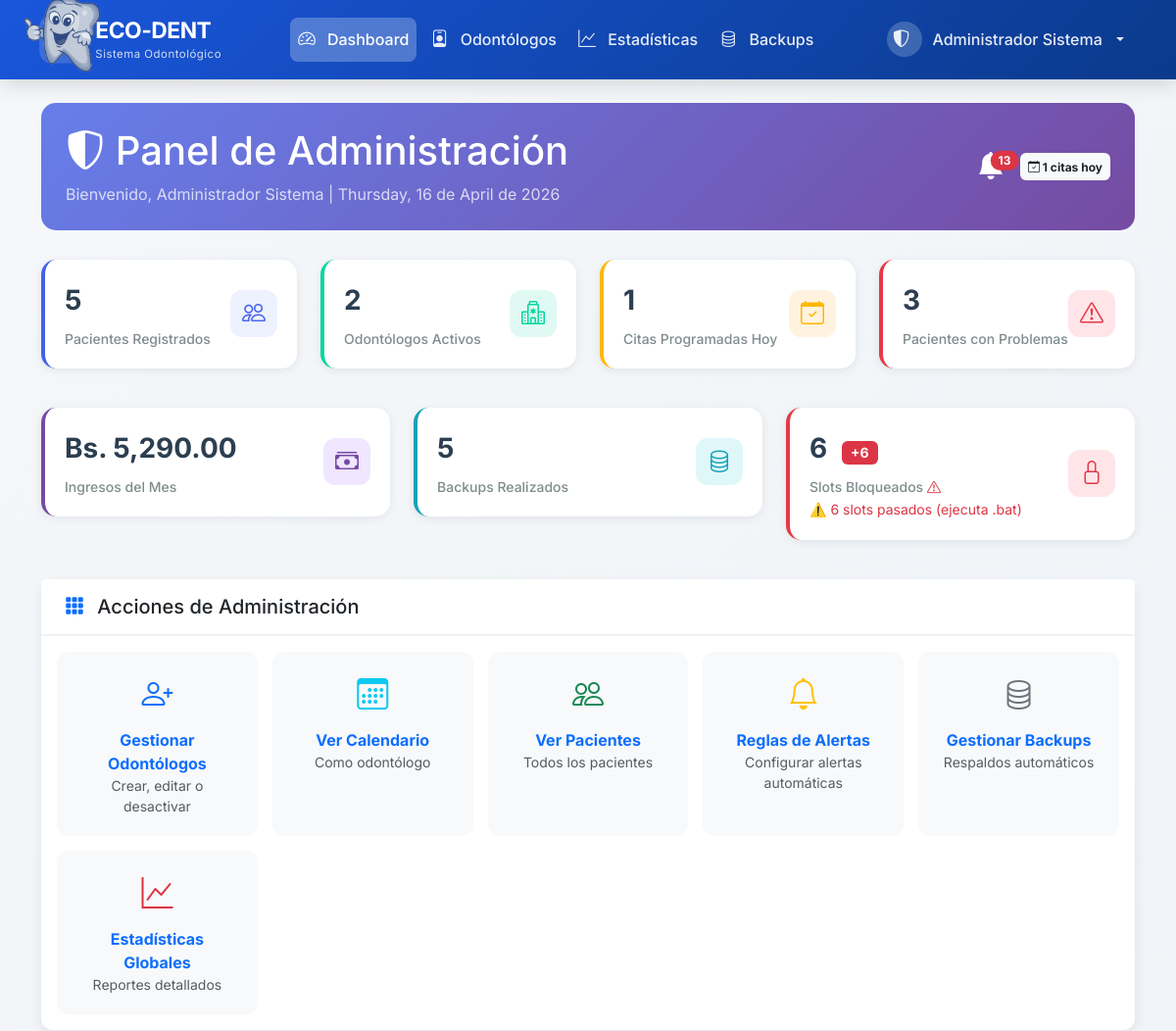
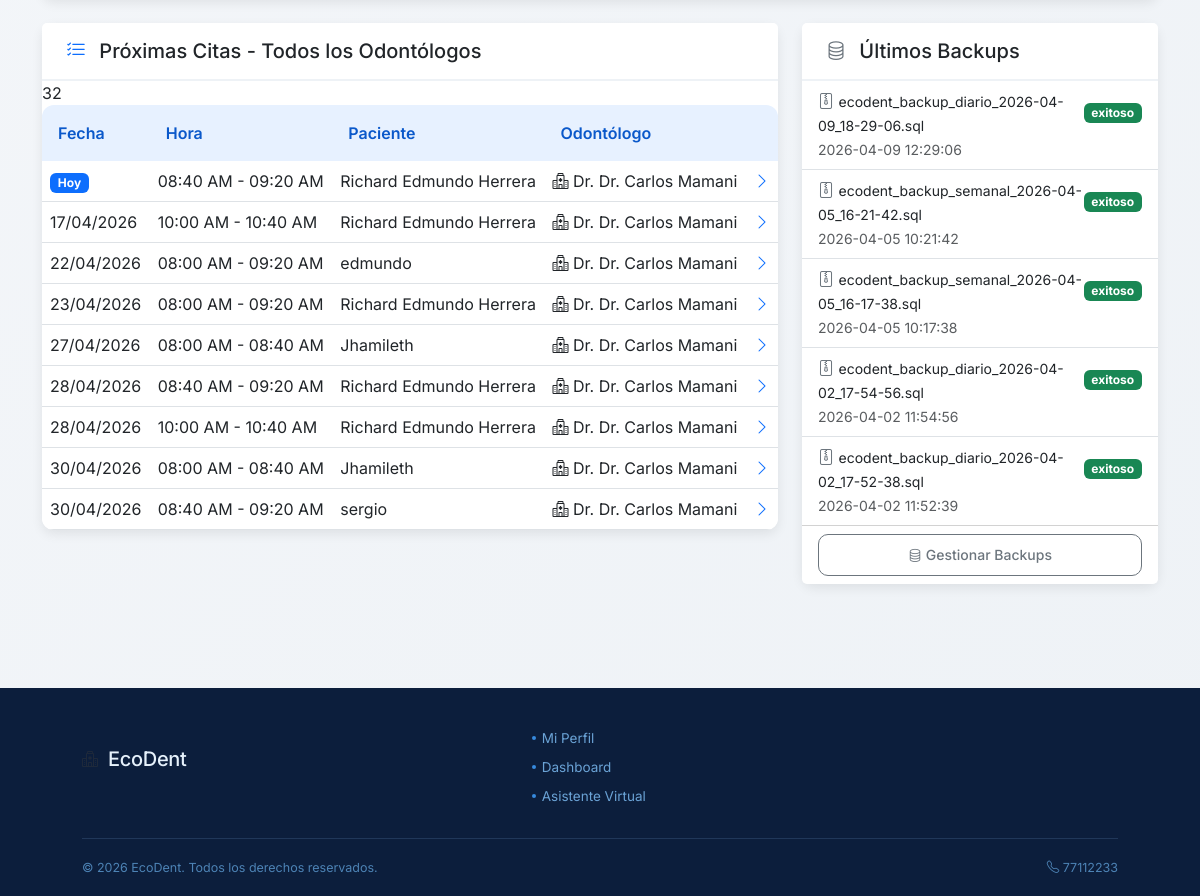
Screenshot of /public/admin/dashboard.php (signed in) with the database file from the repository (2 pictures, top to bottom).
### tables this page shows
CREATE TABLE `citas` (
  `id_cita` int(11) NOT NULL AUTO_INCREMENT,
  `id_paciente` int(11) NOT NULL,
  `id_odontologo` int(11) NOT NULL,
  `id_tratamiento` int(11) DEFAULT NULL,
  `fecha_cita` date NOT NULL,
  `hora_cita` time NOT NULL,
  `hora_fin` time DEFAULT NULL,
  `motivo` varchar(255) DEFAULT NULL,
  `estado` enum('programada','confirmada','completada','cancelada_pac','cancelada_doc','ausente') DEFAULT 'programada',
  `cambios_realizados` int(11) DEFAULT 0,
  `limite_cambios` int(11) DEFAULT 3,
  `puede_modificar` tinyint(1) DEFAULT 1,
  `llego_tarde` tinyint(1) DEFAULT 0,
  `minutos_tarde` int(11) DEFAULT 0,
  `cancelado_por` int(11) DEFAULT NULL,
  `motivo_cancelacion` text DEFAULT NULL,
  `fecha_cancelacion` datetime DEFAULT NULL,
  `notificacion_enviada` tinyint(1) DEFAULT 0,
  `fecha_recordatorio_24h` datetime DEFAULT NULL,
  `fecha_recordatorio_1h` datetime DEFAULT NULL,
  `fecha_creacion` datetime DEFAULT current_timestamp(),
  `fecha_actualizacion` datetime DEFAULT NULL ON UPDATE current_timestamp(),
  PRIMARY KEY (`id_cita`),
  KEY `idx_fecha_cita` (`fecha_cita`),
  KEY `idx_odontologo_fecha` (`id_odontologo`,`fecha_cita`),
  KEY `idx_paciente` (`id_paciente`),
  KEY `idx_estado` (`estado`),
  KEY `idx_tratamiento` (`id_tratamiento`),
  CONSTRAINT `citas_ibfk_1` FOREIGN KEY (`id_paciente`) REFERENCES `pacientes` (`id_paciente`) ON DELETE CASCADE,
  CONSTRAINT `citas_ibfk_2` FOREIGN KEY (`id_odontologo`) REFERENCES `odontologos` (`id_odontologo`) ON DELETE CASCADE,
  CONSTRAINT `fk_cita_tratamiento` FOREIGN KEY (`id_tratamiento`) REFERENCES `tratamientos` (`id_tratamiento`) ON DELETE SET NULL
);

CREATE TABLE `usuarios` (
  `id_usuario` int(11) NOT NULL AUTO_INCREMENT,
  `email` varchar(100) NOT NULL,
  `contrasena_hash` varchar(255) NOT NULL,
  `nombre_completo` varchar(150) NOT NULL,
  `telefono` varchar(20) DEFAULT NULL,
  `rol` enum('paciente','odontologo','admin') NOT NULL,
  `email_verificado` tinyint(1) DEFAULT 0,
  `codigo_verificacion` varchar(10) DEFAULT NULL,
  `codigo_expiracion` datetime DEFAULT NULL,
  `activo` tinyint(1) DEFAULT 1,
  `fecha_registro` datetime DEFAULT current_timestamp(),
  `ultimo_acceso` datetime DEFAULT NULL,
  PRIMARY KEY (`id_usuario`),
  UNIQUE KEY `email` (`email`),
  KEY `idx_email` (`email`),
  KEY `idx_rol` (`rol`)
);

CREATE TABLE `backups` (
  `id_backup` int(11) NOT NULL AUTO_INCREMENT,
  `nombre_archivo` varchar(255) NOT NULL,
  `tipo` enum('diario','semanal','mensual') NOT NULL,
  `tamano` int(11) DEFAULT NULL,
  `ruta` varchar(500) NOT NULL,
  `estado` enum('exitoso','fallido','en_progreso') DEFAULT 'exitoso',
  `fecha_creacion` datetime DEFAULT current_timestamp(),
  PRIMARY KEY (`id_backup`)
);

### public/admin/dashboard.php (the view, shortened to what the rows shown need)
<?php
$conexion = conectarBD();
$hoy = date('Y-m-d');
$proximas_citas = $conexion->query("
    SELECT c.id_cita, c.fecha_cita, c.hora_cita, c.hora_fin,
           u.nombre_completo as paciente,
           od.nombre_completo as odontologo
    FROM citas c
    JOIN pacientes p ON c.id_paciente = p.id_paciente
    JOIN usuarios u ON p.id_usuario = u.id_usuario
    JOIN odontologos o ON c.id_odontologo = o.id_odontologo
    JOIN usuarios od ON o.id_usuario = od.id_usuario
    WHERE c.fecha_cita >= CURDATE()
    AND c.estado IN ('programada', 'confirmada')
    ORDER BY c.fecha_cita ASC, c.hora_cita ASC
    LIMIT 10
");
$backups = $conexion->query("
    SELECT * FROM backups
    ORDER BY fecha_creacion DESC
    LIMIT 5
");
require_once '../../includes/header.php';
?>
<div class="admin-header">
    <div class="d-flex justify-content-between align-items-center">
        <div>
            <h1 class="mb-2">
                <i class="bi bi-shield-shaded"></i> Panel de Administración
            </h1>
        </div>
    </div>
</div>
<div class="row">
    <div class="col-md-8 mb-4">
        <div class="card">
            <div class="card-body p-0">
                <table class="citas-table table mb-0">
                    <thead>
                            <th>Fecha</th>
                            <th>Hora</th>
                            <th>Paciente</th>
                            <th>Odontólogo</th>
                            <th></th>
                    </thead>
                    <tbody>
                        <?php if ($proximas_citas && $proximas_citas->num_rows > 0): ?>
                            <?php while($cita = $proximas_citas->fetch_assoc()): ?>
                            <tr onclick="window.location.href='/ecodent/public/odontologo/detalle_cita.php?id_cita=<?php echo $cita['id_cita']; ?>'">
                                <td>
                                    <?php
                                    if ($cita['fecha_cita'] == $hoy) {
                                        echo '<span class="badge bg-primary">Hoy</span>';
                                    } else {
                                        echo date('d/m/Y', strtotime($cita['fecha_cita']));
                                    }
                                    ?>
                                </td>
                                <td><?php echo date('h:i A', strtotime($cita['hora_cita'])); ?> - <?php echo date('h:i A', strtotime($cita['hora_fin'])); ?></td>
                                <td><?php echo htmlspecialchars($cita['paciente']); ?></td>
                                <td><i class="bi bi-hospital"></i> Dr. <?php echo htmlspecialchars($cita['odontologo']); ?></td>
                                <td class="text-end"><i class="bi bi-chevron-right text-primary"></i></td>
                            </tr>
                            <?php endwhile; ?>
                        <?php endif; ?>
                    </tbody>
                </table>
            </div>
        </div>
    </div>
    <div class="col-md-4 mb-4">
        <div class="card">
            <div class="card-body p-0">
                <div class="list-group list-group-flush">
                    <?php if ($backups && $backups->num_rows > 0): ?>
                        <?php while($backup = $backups->fetch_assoc()): ?>
                        <div class="list-group-item">
                            <div class="d-flex justify-content-between align-items-center">
                                <div>
                                    <i class="bi bi-file-zip text-secondary"></i>
                                    <small><?php echo htmlspecialchars($backup['nombre_archivo']); ?></small>
                                </div>
                                <span class="badge bg-success"><?php echo htmlspecialchars($backup['estado']); ?></span>
                            </div>
                            <small class="text-muted"><?php echo $backup['fecha_creacion']; ?></small>
                        </div>
                        <?php endwhile; ?>
                    <?php endif; ?>
                </div>
            </div>
        </div>
    </div>
</div>
<?php require_once '../../includes/footer.php'; ?>

### rows the page displays
citas: fecha_cita "Hoy", hora_cita "08:40 AM", hora_fin "09:20 AM", usuarios.nombre_completo "Richard Edmundo Herrera", usuarios.nombre_completo "Dr. Carlos Mamani"
citas: fecha_cita "17/04/2026", hora_cita "10:00 AM", hora_fin "10:40 AM", usuarios.nombre_completo "Richard Edmundo Herrera", usuarios.nombre_completo "Dr. Carlos Mamani"
citas: fecha_cita "22/04/2026", hora_cita "08:00 AM", hora_fin "09:20 AM", usuarios.nombre_completo "edmundo", usuarios.nombre_completo "Dr. Carlos Mamani"
citas: fecha_cita "23/04/2026", hora_cita "08:00 AM", hora_fin "09:20 AM", usuarios.nombre_completo "Richard Edmundo Herrera", usuarios.nombre_completo "Dr. Carlos Mamani"
citas: fecha_cita "27/04/2026", hora_cita "08:00 AM", hora_fin "08:40 AM", usuarios.nombre_completo "Jhamileth", usuarios.nombre_completo "Dr. Carlos Mamani"
citas: fecha_cita "28/04/2026", hora_cita "08:40 AM", hora_fin "09:20 AM", usuarios.nombre_completo "Richard Edmundo Herrera", usuarios.nombre_completo "Dr. Carlos Mamani"
citas: fecha_cita "28/04/2026", hora_cita "10:00 AM", hora_fin "10:40 AM", usuarios.nombre_completo "Richard Edmundo Herrera", usuarios.nombre_completo "Dr. Carlos Mamani"
citas: fecha_cita "30/04/2026", hora_cita "08:00 AM", hora_fin "08:40 AM", usuarios.nombre_completo "Jhamileth", usuarios.nombre_completo "Dr. Carlos Mamani"
citas: fecha_cita "30/04/2026", hora_cita "08:40 AM", hora_fin "09:20 AM", usuarios.nombre_completo "sergio", usuarios.nombre_completo "Dr. Carlos Mamani"
backups: nombre_archivo "ecodent_backup_diario_2026-04-09_18-29-06.sql", estado "exitoso", fecha_creacion "2026-04-09 12:29:06"
backups: nombre_archivo "ecodent_backup_semanal_2026-04-05_16-21-42.sql", estado "exitoso", fecha_creacion "2026-04-05 10:21:42"
backups: nombre_archivo "ecodent_backup_semanal_2026-04-05_16-17-38.sql", estado "exitoso", fecha_creacion "2026-04-05 10:17:38"
backups: nombre_archivo "ecodent_backup_diario_2026-04-02_17-54-56.sql", estado "exitoso", fecha_creacion "2026-04-02 11:54:56"
backups: nombre_archivo "ecodent_backup_diario_2026-04-02_17-52-38.sql", estado "exitoso", fecha_creacion "2026-04-02 11:52:39"

### other values shown
$_SESSION['nombre_completo'] "Administrador Sistema"
$alertas_no_leidas "13"
$citas_hoy "1"
$total_pacientes "5"
$total_odontologos "2"
$pacientes_problema "3"
$ingresos_mes "5,290.00"
$backups->num_rows "5"
$slots_futuros "6"
$slots_pasados "6"
